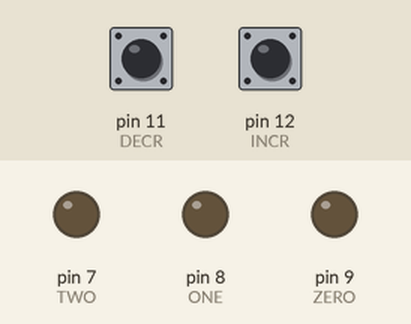
Recording of a sketch running on a simulated Arduino Uno, built with avr-gcc and run on an emulated ATmega328P. Shown: output pins drawn as LEDs (lit = HIGH). The test bench sets the inputs (shaded band); at power-on: pin 11 (DECR) HIGH, pin 12 (INCR) HIGH.

Above: at 1.2 s.
1.3 s: pin 11 (DECR) pulled LOW for 0.15 s
At 2.5 s:
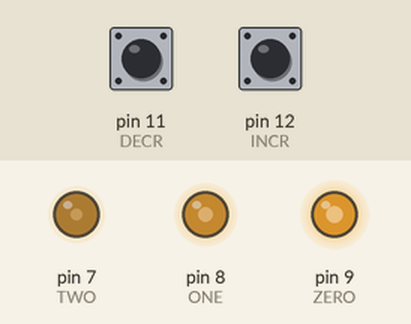
2.9 s: pin 11 (DECR) pulled LOW for 1 s
At 3.8 s:
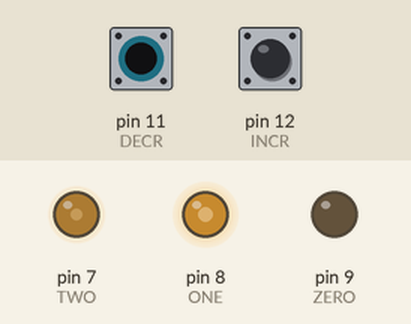
5.4 s: pin 12 (INCR) pulled LOW for 0.15 s
At 6.4 s:
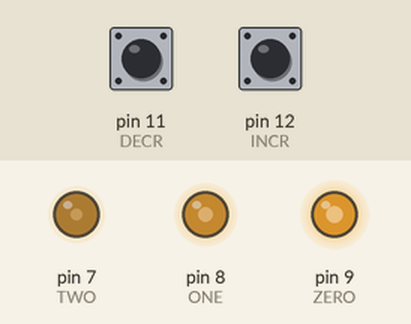
7.0 s: pin 12 (INCR) pulled LOW for 1 s
At 7.6 s:
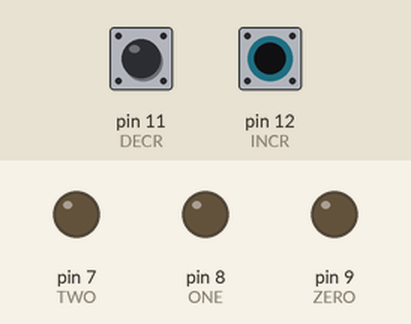
9.5 s: pin 11 (DECR) pulled LOW for 0.15 s
At 10.0 s:
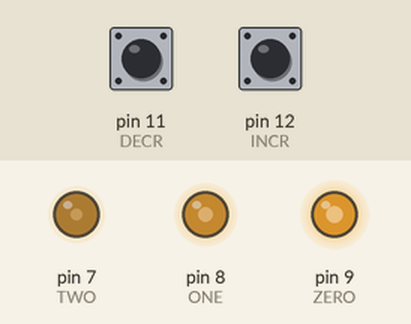
11.1 s: pin 11 (DECR) pulled LOW for 3.2 s
At 12.4 s:
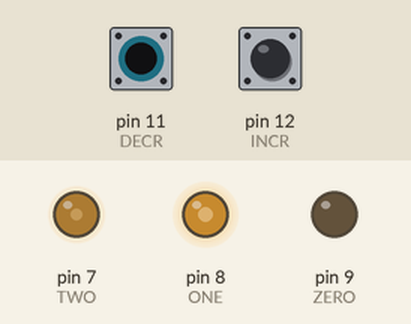
Timing chart, 0 to 14.1 s (numbered marks = the images above; inputs shaded):
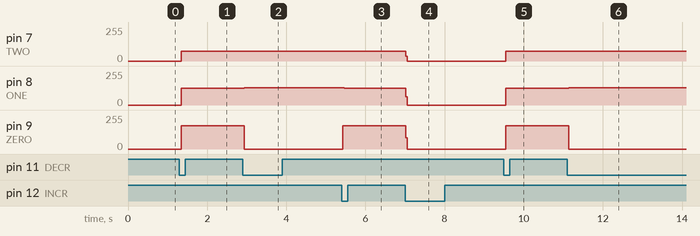

Measured:
- after the input at 1.3 s, pin 7 (TWO): 0/255 → 75/255 at once; pin 8 (ONE): 0/255 → 124/255 at once; pin 9 (ZERO): 0/255 → 173/255 at once
- after the input at 2.9 s, pin 8 (ONE): 124/255 → 130/255 at once; pin 9 (ZERO): 173/255 → 0/255 at once
- after the input at 5.4 s, pin 8 (ONE): 130/255 → 124/255 after 0.06 s; pin 9 (ZERO): 0/255 → 173/255 at once
- after the input at 7.0 s, pin 7 (TWO): 75/255 → 0/255 at once; pin 8 (ONE): 124/255 → 0/255 at once; pin 9 (ZERO): 173/255 → 0/255 at once
- after the input at 9.5 s, pin 7 (TWO): 0/255 → 75/255 at once; pin 8 (ONE): 0/255 → 124/255 at once; pin 9 (ZERO): 0/255 → 173/255 at once
- after the input at 11.1 s, pin 8 (ONE): 124/255 → 130/255 at once; pin 9 (ZERO): 173/255 → 0/255 at once

The sketch:

osalas3Lab2.ino
```cpp
/*
 * Author: Omar Salas-Rodriguez
 * UIN: 652945181
 * NetID: osalas3
 * Lab 2 - Push button bit counter
 *
 * Description: Simple program that demonstrates the use of tactile buttons and LEDs.
 *              The program keeps track of an integer counter which gets incremented
 *              and decremented according to one of two buttons. A helper function is
 *              then used to process that counter and turn on an LED according to the
 *              3 bit binary representation of the current counter. The number in decimal
 *              ranges from 0-7 and in binary range from 000-111.
 *              When the counter reaches 0 and is decremented, it is set to the max number
 *              which is 7. Likewise, when the counter reaches 7 and is incremented, it is
 *              set to the min number which is 0;
 *
 * References: Elegoo Super Starter Kit for UNO pdf
 *
 */


const int ZERO = 9; // Pin 3 for the zero power bit
const int ONE = 8; // Pin 4 for the first power bit
const int TWO = 7; // Pin 3 for second power bit
const int DECR = 11; // Pin 8 for decrementing push button
const int INCR = 12; // Pin 9 for incrementing push button

int counter = 0; // Decimal number
int bitCounter = 0; // Temp counter that computes the bit value

// Variables to keep track of the current and last value read from the increment button
int incBtnRead = 0;
int lastIncBtnRead = 0;

// Variable to keep track of the current and last value read from the decrement button
int decBtnRead = 0;
int lastDecBtnRead = 0;

void setup() {
  // Initialize digital pin for the on board LED.
  pinMode(ZERO, OUTPUT);
  // Initialize digital pin for the green LED.
  pinMode(ONE, OUTPUT);
  // Initialize digital pin for the red LED.
  pinMode(TWO, OUTPUT);

  // Initialize digital input for incrementing
  pinMode(INCR, INPUT_PULLUP);
  // Initialize digital input for decrementing
  pinMode(DECR, INPUT_PULLUP);

  // Turn off all LEDs
  digitalWrite(ZERO, LOW);
  digitalWrite(ONE, LOW);
  digitalWrite(TWO, LOW);
}

void loop() {
  // Get the current state of the button (pressed or released)
  incBtnRead = digitalRead(INCR);
  decBtnRead = digitalRead(DECR);

  // Check if the button state has changed since the last loop iteration (no long pressing allowed)
  if(incBtnRead != lastIncBtnRead)
    if(incBtnRead == LOW) // Button has been pressed
      counter++;

  // Check if the button state has changed since the last loop iteration (no long pressing allowed)
  if(decBtnRead != lastDecBtnRead)
    if(decBtnRead == LOW) // Button has been pressed
      counter--;

  // Save the last state read in
  lastIncBtnRead = incBtnRead;
  lastDecBtnRead = decBtnRead;

  // Check if the boundaries have been reached
  if(counter > 7)
    counter = 0;
  else if(counter < 0)
    counter = 7;

  // Process the decimal coutner
  convertCounter();
}

/*
 *
 * Description: Helper function that processes the current counter value
 *              for outputing to the LEDs as the binary representation
 * Pre: None
 *
 * Post: Nones
 *
 */
void convertCounter(){
  // Copy the current counter
  bitCounter = counter;

  // Turn off LEDs
  digitalWrite(ZERO, LOW);
  digitalWrite(ONE, LOW);
  digitalWrite(TWO, LOW);

  // Process the counter by converting to its binary equivalence by checking
  // when the remainder is 1 and then performing integer division by 2.
  if(bitCounter % 2 == 1)
    digitalWrite(ZERO, HIGH);

  bitCounter /= 2;
  if(bitCounter % 2 == 1)
    digitalWrite(ONE, HIGH);

  bitCounter /= 2;
  if(bitCounter % 2 == 1)
    digitalWrite(TWO, HIGH);
}
```
